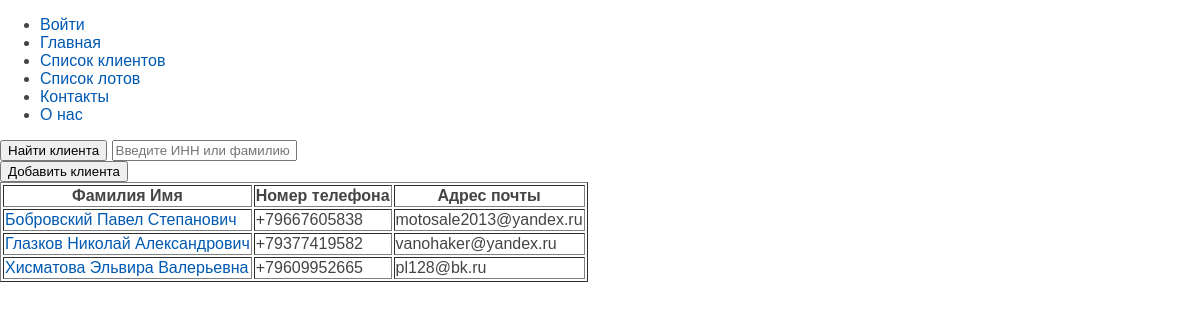
Page /clients_list/ on the committed database.
### clients/models.py (models this page shows, shortened)
class Client(models.Model):
    city = models.CharField(max_length=30, verbose_name="город")
    surname = models.CharField(
        max_length=30, verbose_name="фамилия", help_text="введите фамилию"
    )
    name = models.CharField(max_length=30, verbose_name="имя", help_text="введите имя")
    pl_birth = models.CharField(
        max_length=30, verbose_name="место рождения", help_text="введите место рождения"
    )
    birth_date = models.DateField(
        verbose_name="дата рождения", help_text="введите дату рождения"
    )
    patronymic = models.CharField(
        max_length=30, verbose_name="отчество", help_text="введите отчество"
    )
    pasp_ser = models.CharField(
        max_length=4, verbose_name="серия", help_text="введите серию паспрта"
    )
    pasp_num = models.CharField(
        max_length=6, verbose_name="номер", help_text="введите номер паспрта"
    )
    pas_home = models.CharField(
        max_length=100, verbose_name="место выдачи", help_text="введите место выдачи"
    )
    pas_date = models.DateField(
        verbose_name="дата выдачи", help_text="введите дату выдачи"
    )
    pas_code = models.CharField(
        max_length=7,
        verbose_name="код пдразделения",
        help_text="введите код пдразделения",
    )
    rigister = models.CharField(
        max_length=100, verbose_name="прописка", help_text="введите прописку"
    )
    PERSON_STATUS = [
        ('individual', 'Физлицо'),
        ('indiv_entrepr', 'ИП'),
    ]
    pers_status = models.CharField(max_length=15, choices=PERSON_STATUS, verbose_name="Статус физлица", blank=True, default='individual')
    post_index = models.CharField(
        max_length=6, verbose_name="индекс", help_text="введите индекс"
    )
    cl_inn = models.CharField(
        max_length=15, verbose_name="ИНН", help_text="введите ИНН", unique=True
    )
    cl_snils = models.CharField(
        max_length=15, verbose_name="СНИЛС", help_text="введите СНИЛС", blank=True
    )
    cl_email = models.EmailField(verbose_name="почта", help_text="введите почту")
    cl_phone = PhoneNumberField(
        null=False,
        blank=False,
        unique=True,
        verbose_name="номер",
        help_text="введите номер",
    )
    discription = models.TextField(verbose_name="заметка", null=True, blank=True)
    def full_name(self):
        return f"{self.surname} {self.name} {self.patronymic}".strip()
    class Meta:
        verbose_name = "список клиентов"
        verbose_name_plural = "список клиентов"
        ordering = ["surname", "name"]

### clients/views.py (the view)
# urls.py: path("clients_list/", clients_list, name="clients_list"),
def clients_list(request):
    clients = Client.objects.all()
    context = {'clients':clients,'title':"главная страница"}
    return render(request, "clients/client_list.html", context=context)

### clients/context_processors.py (called while the page is built)
def menu_context(request):
    menu = [
        {"title": "Войти", "url_name": "login"},
        {"title": "Главная", "url_name": "home"},
        {"title": "Список клиентов", "url_name": "clients_list"},
        {"title": "Список лотов", "url_name": "lot_list"},
        {"title": "Контакты", "url_name": "contact"},
        {"title": "О нас", "url_name": "about"},
    ]
    return {"menu": menu}

### templates/clients/client_list.html (shortened to what this page needs)
{% extends "base.html" %}
{% block content %}
<form action="{% url 'find_client' %}" method="GET">
    <button type="submit">Найти клиента</button>
    <input type="text" name="query" placeholder="Введите ИНН или фамилию">
</form>
<a href="{% url 'add_client' %}"><button>Добавить клиента</button></a>
<table border="1">
    <thead>
        <tr>
            <th>Фамилия Имя</th>
            <th>Номер телефона</th>
            <th>Адрес почты</th>
        </tr>
    </thead>
    <tbody>
        {% for c in clients %}
        <tr>
            <td><a href="{% url 'show_client' c.cl_inn %}">{{ c.full_name }}</a></td>
            <td>{{ c.cl_phone }}</td>
            <td>{{ c.cl_email }}</td>
        </tr>
        {% endfor %}
    </tbody>
</table>
{% endblock %}

### clients/static/clients/css/styles.css (style rules this page uses)
html, body { font-family: 'Arial'; margin: 0; padding: 0; height: 100%; width: 100%; color: #444; }
a { color: #0059b2; text-decoration: none; }

### rows in the picture
Client: full_name "Бобровский Павел Степанович", cl_phone "+79667605838", cl_email "motosale2013@yandex.ru"
Client: full_name "Глазков Николай Александрович", cl_phone "+79377419582", cl_email "vanohaker@yandex.ru"
Client: full_name "Хисматова Эльвира Валерьевна", cl_phone "+79609952665", cl_email "pl128@bk.ru"

### other values in the picture
{{ m.title }} "Войти" "Главная" "Список клиентов" "Список лотов" "Контакты" "О нас"
